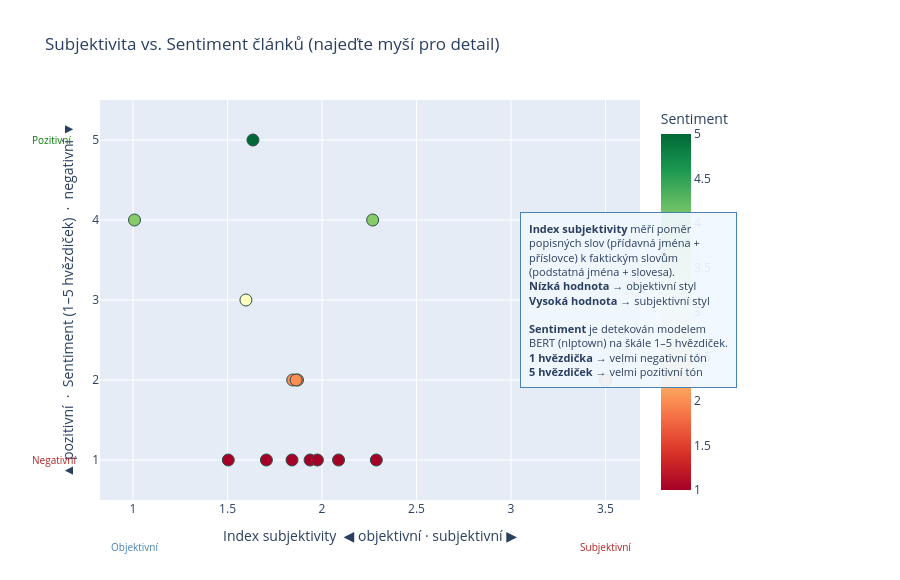

Notebook source saved alongside this figure:
### Code cell
import plotly.express as px
import plotly.graph_objects as go
import pandas as pd

if 'articles_df' in locals() and 'subjectivity_index' in articles_df.columns and 'sentiment_label' in articles_df.columns:

    # Convert sentiment label ("1 star" … "5 stars") to a numeric 1–5 score
    def label_to_numeric(label):
        try:
            return int(str(label).split()[0])
        except (ValueError, IndexError):
            return None

    plot_df = articles_df.copy()
    plot_df['sentiment_numeric'] = plot_df['sentiment_label'].apply(label_to_numeric)

    # Use best available subjectivity score
    subjectivity_col = 'refined_bias_corpus_score' if 'refined_bias_corpus_score' in plot_df.columns else \
                       'refined_bias_score'         if 'refined_bias_score'         in plot_df.columns else \
                       'subjectivity_index'

    # Build hover text
    if 'top_keywords' in plot_df.columns:
        plot_df['hover_keywords'] = plot_df['top_keywords']
    else:
        plot_df['hover_keywords'] = ''

    plot_df = plot_df.dropna(subset=[subjectivity_col, 'sentiment_numeric'])

    x_min = plot_df[subjectivity_col].min()
    x_max = plot_df[subjectivity_col].max()

    fig = px.scatter(
        plot_df,
        x=subjectivity_col,
        y='sentiment_numeric',
        hover_name='title',
        hover_data={'hover_keywords': True, subjectivity_col: ':.3f', 'sentiment_numeric': True},
        color='sentiment_numeric',
        color_continuous_scale='RdYlGn',
        size_max=14,
        labels={
            subjectivity_col: 'Index subjektivity',
            'sentiment_numeric': 'Sentiment (1 = neg., 5 = poz.)',
            'hover_keywords': 'Klíčová slova',
        },
        title='Subjektivita vs. Sentiment článků (najeďte myší pro detail)',
    )

    fig.update_traces(
        marker=dict(size=12, line=dict(width=1, color='DarkSlateGrey')),
        selector=dict(mode='markers'),
    )

    subjectivity_explanation = (
        "<b>Index subjektivity</b> měří poměr<br>"
        "popisných slov (přídavná jména +<br>"
        "příslovce) k faktickým slovům<br>"
        "(podstatná jména + slovesa).<br>"
        "<b>Nízká hodnota</b> → objektivní styl<br>"
        "<b>Vysoká hodnota</b> → subjektivní styl<br>"
        "<br>"
        "<b>Sentiment</b> je detekován modelem<br>"
        "BERT (nlptown) na škále 1–5 hvězdiček.<br>"
        "<b>1 hvězdička</b> → velmi negativní tón<br>"
        "<b>5 hvězdiček</b> → velmi pozitivní tón"
    )

    fig.update_layout(
        xaxis_title='Index subjektivity  ◀ objektivní · subjektivní ▶',
        yaxis_title='▲ pozitivní  ·  Sentiment (1–5 hvězdiček)  ·  negativní ▼',
        yaxis=dict(tickmode='linear', tick0=1, dtick=1, range=[0.5, 5.5]),
        coloraxis_colorbar=dict(title='Sentiment'),
        hovermode='closest',
        height=580,
        annotations=[
            # Explanation box
            dict(
                text=subjectivity_explanation,
                xref='paper', yref='paper',
                x=1.18, y=0.5,
                showarrow=False,
                align='left',
                bgcolor='rgba(240,248,255,0.92)',
                bordercolor='steelblue',
                borderwidth=1,
                borderpad=8,
                font=dict(size=11),
            ),
            # X-axis low label
            dict(
                text='Objektivní',
                xref='x', yref='paper',
                x=x_min, y=-0.14,
                showarrow=False,
                font=dict(size=10, color='steelblue'),
                align='center',
            ),
            # X-axis high label
            dict(
                text='Subjektivní',
                xref='x', yref='paper',
                x=x_max, y=-0.14,
                showarrow=False,
                font=dict(size=10, color='firebrick'),
                align='center',
            ),
            # Y-axis low label (1 = negative)
            dict(
                text='Negativní',
                xref='paper', yref='y',
                x=-0.13, y=1,
                showarrow=False,
                font=dict(size=10, color='firebrick'),
                align='center',
            ),
            # Y-axis high label (5 = positive)
            dict(
                text='Pozitivní',
                xref='paper', yref='y',
                x=-0.13, y=5,
                showarrow=False,
                font=dict(size=10, color='green'),
                align='center',
            ),
        ],
        margin=dict(b=80, l=100, r=260),
    )

    fig.show()
else:
    print("Chybí potřebné sloupce (subjectivity_index, sentiment_label). Spusťte nejprve buňky 28 a 30.")

### Figure 1 — Plotly figure (JSON) as saved in the notebook; plotly's stock layout.template omitted (floating-point values rounded to 4 significant figures)
{"data": [{"customdata": [["tady, vládní, tomu, klempíř, televize"], ["nádoba, vláda, financí, pravidel, komentátor"], ["krátkodobých, bydlení, dat, jednotky, centra"], ["lidé, poplach, krytu, protože, drony"], ["zemědělství, ovoce, ludvík, škody, let"], ["nemocnice, boxu, roháčová, bulovka, pacienta"], ["řízení, landovský, května, čtk, vyhlásilo"], ["trump, lincoln, jeho, ťinpching, americké"], ["banky, inflační, měnová, noha, centrální"], ["íránci, nyní, začnou, bombardování, ještě"], ["práce, kolman, zlepšení, dětí, jeho"], ["podnik, městské, dopravní, zábranský, radní"], ["armády, silně, druhého, hlasovat, někoho"], ["malý, mobil, řekla, mu, malému"], ["jeho, zahraničí, rozhlasu, připomínkovém, dokumentu"]], "hovertemplate": "<b>%{hovertext}</b><br><br>Index subjektivity=%{x:.3f}<br>Sentiment (1 = neg., 5 = poz.)=%{marker.color}<br>Klíčová slova=%{customdata[0]}<extra></extra>", "hovertext": ["Ani Babiš není schopen Klempířův zákon číst, říká poslanec", "Velký obrat vlády Andreje Babiše: Boří schody do rozpočtového nebe", "Z bytů mizí rezidenti, přibývá turistů. Stát se chystá zasáhnout", "Dárek pro Rusko. Moskva poplach v Litvě využije, říká novinářka", "Škoda na úrodě ovoce kvůli mrazům přesáhne dle odhadů ovocnářů miliardu korun", "Na Bulovku pojede lékař z USA speciální sanitkou, v bioboxu má lůžko i WC", "Landovský se bude ucházet o místo ředitele sekce obranné politiky", "Lepší než Lincoln či Washington? V Číně Trump svou sebejistotu ztratil", "Zničí Babiš po rozpočtové politice i tu měnovou? Má dobře našlápnuto", "Ameriko, jdi si svou cestou. Země Zálivu zjišťují nepříjemnou pravdu", "Tragická úmrtí dětí bude na ministerstvu řešit zpěvačka Michaela Nosková", "Dopravní podnik nabídl k reklamě i sloupy v centru Prahy. Teď soutěž stopl", "Predátor se probudil. Babiš začal s likvidací SPD a Motoristů", "„Prase je chytré a čistotné.“ Exministr Válek mluvil u soudu o slavné esemesce", "Macinkův úřad hájí zahraniční vysílání ČRo. Sám mu letos seškrtal peníze"], "legendgroup": "", "marker": {"color": [1, 1, 2, 1, 1, 4, 3, 2, 2, 1, 4, 1, 1, 2, 5], "coloraxis": "coloraxis", "line": {"color": "DarkSlateGrey", "width": 1}, "size": 12, "symbol": "circle"}, "mode": "markers", "name": "", "orientation": "v", "showlegend": false, "type": "scatter", "x": [1.706, 1.841, 1.845, 2.087, 1.504, 2.268, 1.597, 1.87, 3.5, 2.287, 1.008, 1.937, 1.976, 1.863, 1.635], "xaxis": "x", "y": [1, 1, 2, 1, 1, 4, 3, 2, 2, 1, 4, 1, 1, 2, 5], "yaxis": "y"}], "layout": {"annotations": [{"align": "left", "bgcolor": "rgba(240,248,255,0.92)", "bordercolor": "steelblue", "borderpad": 8, "borderwidth": 1, "font": {"size": 11}, "showarrow": false, "text": "<b>Index subjektivity</b> měří poměr<br>popisných slov (přídavná jména +<br>příslovce) k faktickým slovům<br>(podstatná jména + slovesa).<br><b>Nízká hodnota</b> → objektivní styl<br><b>Vysoká hodnota</b> → subjektivní styl<br><br><b>Sentiment</b> je detekován modelem<br>BERT (nlptown) na škále 1–5 hvězdiček.<br><b>1 hvězdička</b> → velmi negativní tón<br><b>5 hvězdiček</b> → velmi pozitivní tón", "x": 1.18, "xref": "paper", "y": 0.5, "yref": "paper"}, {"align": "center", "font": {"color": "steelblue", "size": 10}, "showarrow": false, "text": "Objektivní", "x": 1.008, "xref": "x", "y": -0.14, "yref": "paper"}, {"align": "center", "font": {"color": "firebrick", "size": 10}, "showarrow": false, "text": "Subjektivní", "x": 3.5, "xref": "x", "y": -0.14, "yref": "paper"}, {"align": "center", "font": {"color": "firebrick", "size": 10}, "showarrow": false, "text": "Negativní", "x": -0.13, "xref": "paper", "y": 1, "yref": "y"}, {"align": "center", "font": {"color": "green", "size": 10}, "showarrow": false, "text": "Pozitivní", "x": -0.13, "xref": "paper", "y": 5, "yref": "y"}], "coloraxis": {"colorbar": {"title": {"text": "Sentiment"}}, "colorscale": [[0, "rgb(165,0,38)"], [0.1, "rgb(215,48,39)"], [0.2, "rgb(244,109,67)"], [0.3, "rgb(253,174,97)"], [0.4, "rgb(254,224,139)"], [0.5, "rgb(255,255,191)"], [0.6, "rgb(217,239,139)"], [0.7, "rgb(166,217,106)"], [0.8, "rgb(102,189,99)"], [0.9, "rgb(26,152,80)"], [1, "rgb(0,104,55)"]]}, "height": 580, "hovermode": "closest", "legend": {"tracegroupgap": 0}, "margin": {"b": 80, "l": 100, "r": 260}, "title": {"text": "Subjektivita vs. Sentiment článků (najeďte myší pro detail)"}, "xaxis": {"anchor": "y", "domain": [0, 1], "title": {"text": "Index subjektivity  ◀ objektivní · subjektivní ▶"}}, "yaxis": {"anchor": "x", "domain": [0, 1], "dtick": 1, "range": [0.5, 5.5], "tick0": 1, "tickmode": "linear", "title": {"text": "▲ pozitivní  ·  Sentiment (1–5 hvězdiček)  ·  negativní ▼"}}}}
